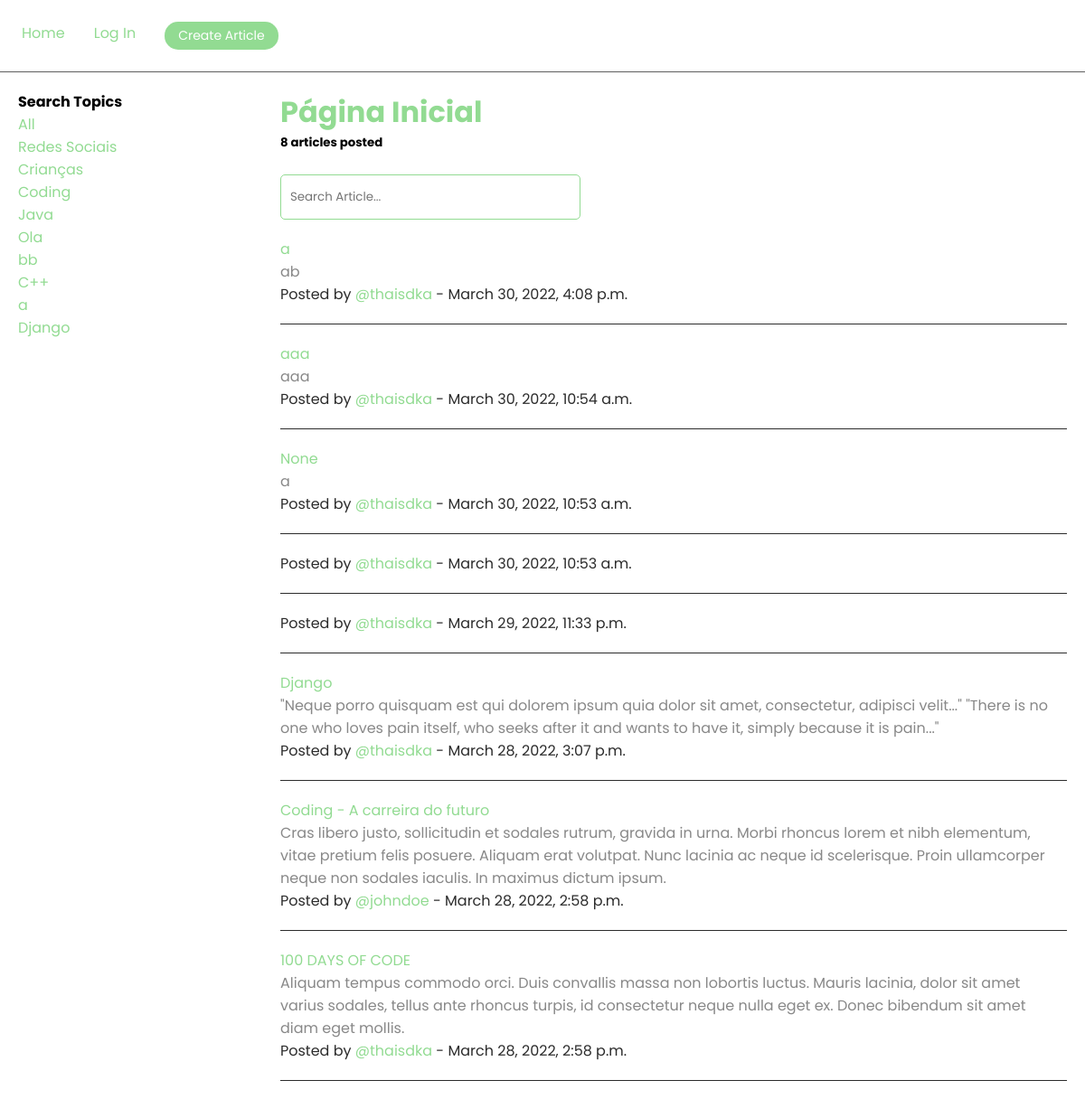
The page / on the database its author committed.
### base/models.py (models this page shows, shortened)
class Topic(models.Model):
    name = models.CharField(max_length=255)

class Article(models.Model):
    id = models.UUIDField(
        primary_key=True, default=uuid.uuid4, unique=True, editable=False)
    title = models.CharField(max_length=255)
    author = models.ForeignKey(User, on_delete=models.SET_NULL, null=True)
    topic = models.ForeignKey('Topic', on_delete=models.SET_NULL, null=True)
    created_at = models.DateTimeField(auto_now_add=True)
    updated_at = models.DateTimeField(auto_now=True)
    resume = models.CharField(max_length=500, null=True, blank=True)
    body = models.TextField(null=True, blank=True, default='')
    class Meta:
        ordering = ['-updated_at', '-created_at']

### base/views.py (the view)
# urls.py: path('', views.homeView, name='home'),
def homeView(request):
    if request.GET.get('search') != None:
        search = request.GET.get('search')
    else:
        search = ''
    articles = Article.objects.filter(
        Q(topic__name__icontains=search) |
        Q(title__icontains=search) |
        Q(resume__icontains=search) |
        Q(body__icontains=search))
    articles_count = articles.count()
    topics = Topic.objects.all()
    context = {'articles': articles, 'topics': topics,'articles_count': articles_count, }
    return render(request, 'base/home.html', context)

### base/templates/base/home.html (shortened to what this page needs)
{% extends 'main.html' %}
{% load static %}
{% block content %}
<main>
    <div class="main-container home">
        <div class="topics">
            <h3>Search Topics</h3>
            <div>
                <a href="{% url 'home' %}">All</a>
             </div>
            {% for topic in topics %}
            <div>
               <a href="{% url 'home' %}?search={{topic.name}}">{{ topic.name }}</a>
            </div>
            {% endfor %}
        </div>
        <div>
            <h1>Página Inicial</h1>
            <h5>{{ articles_count }} articles posted</h5>
            <form action="{% url 'home' %}" method="GET">
                <br>
                <input class="search" type="text" name="search" placeholder="Search Article..." >
            </form>
            <div>
                {% for article in articles %}
                    <div class="article-box">
                        <p class="title"><a href="{% url 'article' article.id %}">{{ article.title }}</a></p>
                        <p class="resume">{{ article.resume }}</p>
                        <p>Posted by <a href="{% url 'profile' article.author.id %}"> @{{ article.author.username }}</a> - <time> {{ article.updated_at }} </time></p>
                    </div>
                {% endfor %}
            </div>
        </div>
    </div>
</main>
{% endblock content %}

### templates/main.html (shortened to what this page needs)
<!DOCTYPE html>
{% load static %}
<html lang="en">
<head>
    <link rel="stylesheet" href="{% static 'styles/main.css' %}">
</head>
<body>
    {% include 'navbar.html' %}
    {% block content %}
    {% endblock content %}
</body>
</html>

### templates/navbar.html
<header>
    <div class="navbar">
        <a href="{% url 'home' %}">Home</a>
        {% if request.user.is_authenticated %}
            <a href="{% url 'logout' %}">Log Out</a>
        {% else %}
            <a href="{% url 'login' %}">Log In</a>
        {% endif %}
        <a href="{% url 'create-article' %}"><button class="box">Create Article</button></a>
    </div>
</header>

### static/styles/main.css (style rules this page uses)
* { margin: 0; padding: 0; font-family: 'Poppins', sans-serif; }
h1, h2, h4 { color: rgb(146, 219, 146); }
.navbar { padding: 1.5rem; display: flex; gap: 2rem; border-bottom: 1px solid rgb(94, 94, 94); }
.home { display: grid; grid-template-columns: 1fr 3fr; }
.main-container { padding: 20px; }
.article-box { padding-top:20px; padding-bottom: 20px; border-bottom: 1px solid rgb(44, 44, 44); }
.resume { color: rgb(136, 136, 136); font-size:16px; font-weight: 400; }
.topics h3 { font-size: 16px; }
.search { width: 20rem; height: 3rem; border-radius: 5px; padding-left: 10px; background: transparent; border: 1px solid rgb(146, 219, 146); outline:none; color: rgb(44, 44, 44); }
.box { background-color: rgb(146, 219, 146); border: none; border-radius: 15px; color: white; padding: 5px 15px; text-align: center; text-decoration: none; display: inline-block; font-size: 14px; }
a { text-decoration: none; color: rgb(146, 219, 146); }
p { color: rgb(44, 44, 44); }

### base/templates/base/home.html (style rules this page uses)
.main-container { display: grid; grid-template-columns: 1fr 3fr; }

### rows shown on the page
Topic: name "Redes Sociais"
Topic: name "Crianças"
Topic: name "Coding"
Topic: name "Java"
Topic: name "Ola"
Topic: name "bb"
Topic: name "C++"
Topic: name "a"
Topic: name "Django"
Article: title "a", resume "ab", author.username "thaisdka", updated_at "March 30, 2022, 4:08 p.m."
Article: title "aaa", resume "aaa", author.username "thaisdka", updated_at "March 30, 2022, 10:54 a.m."
Article: title "None", resume "a", author.username "thaisdka", updated_at "March 30, 2022, 10:53 a.m."
Article: author.username "thaisdka", updated_at "March 30, 2022, 10:53 a.m."
Article: author.username "thaisdka", updated_at "March 29, 2022, 11:33 p.m."
Article: title "Django", resume "\"Neque porro quisquam est qui dolorem ipsum quia dolor sit amet, consectetur, adipisci velit...\" \"There is no one who loves pain itself, who seeks after it and wants to have it, simply because it is pain...\"", author.username "thaisdka", updated_at "March 28, 2022, 3:07 p.m."
Article: title "Coding - A carreira do futuro", resume "Cras libero justo, sollicitudin et sodales rutrum, gravida in urna. Morbi rhoncus lorem et nibh elementum, vitae pretium felis posuere. Aliquam erat volutpat. Nunc lacinia ac neque id scelerisque. Proin ullamcorper neque non sodales iaculis. In maximus dictum ipsum.", author.username "johndoe", updated_at "March 28, 2022, 2:58 p.m."
Article: title "100 DAYS OF CODE", resume "Aliquam tempus commodo orci. Duis convallis massa non lobortis luctus. Mauris lacinia, dolor sit amet varius sodales, tellus ante rhoncus turpis, id consectetur neque nulla eget ex. Donec bibendum sit amet diam eget mollis.", author.username "thaisdka", updated_at "March 28, 2022, 2:58 p.m."

### other values the page prints
{{ articles_count }} "8"
